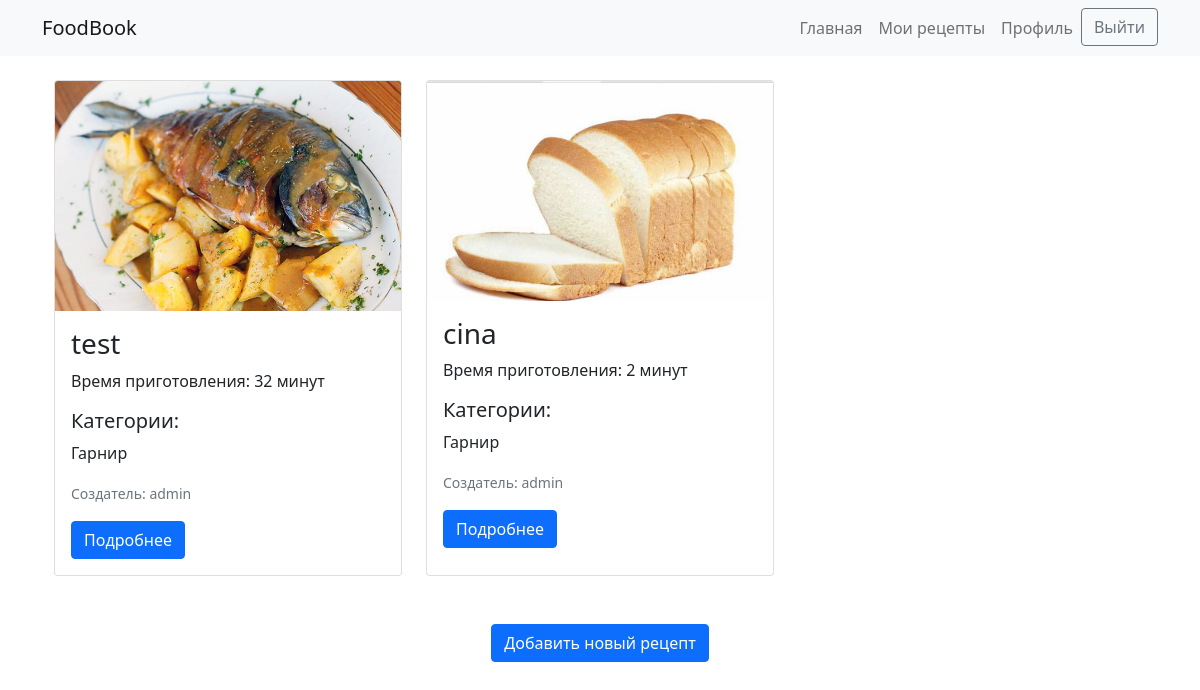
The page /recipe-and-product/my-recipts/ (signed in) on the database its author committed.
### RecipeAndProduct/models.py (models this page shows, shortened)
class Recipe(models.Model):
    name = models.CharField(max_length=30,blank=True)
    discription  = models.TextField(null=False,blank=True)
    cooking_steps = models.TextField(null=False,blank=True)
    cooking_time = models.PositiveSmallIntegerField(default=0)
    image_dish  = models.ImageField(null=True, blank=True, upload_to=image_path_name)
    catigory_recipe = models.ManyToManyField(CatigoryRecipe, related_name='catigory_recipe')
    products = models.ManyToManyField(Products, related_name='products')
    user = models.ForeignKey(User, on_delete=models.PROTECT)

class CatigoryRecipe(models.Model):
    name = models.CharField(max_length=50,blank=True)

### RecipeAndProduct/views.py (the view)
# urls.py: path('my-recipts/', UserRecipeListView.as_view(), name = 'my-recipt-list'),
class UserRecipeListView(UserPassesTestMixin,LoginRequiredMixin, ListView):
    def test_func(self):
        return self.request.user.groups.filter(name='Make_use_recipt').exists() or self.request.user.is_superuser
    template_name = "RecipeAndProduct/my_recipe_list.html"
    context_object_name = 'user_recipes'
    model = Recipe
    def get_queryset(self):
        return Recipe.objects.filter(user=self.request.user)

### RecipeAndProduct/templates/RecipeAndProduct/my_recipe_list.html (shortened to what this page needs)
{%extends 'RecipeAndProduct/base_R&P.html'%}
{% load cache %}
{% block body %}
    <section class="container">
    <div class="row">
        {% if user_recipes %}
            {%cache 300 myrecipe %}
            {% for recept in user_recipes %}
                <div class="col-md-4 mb-4">
                    <div class="card h-100">
                        {% if recept.image_dish %}
                            <img src="{{ recept.image_dish.url }}" class="card-img-top img-fluid" alt="{{ recept.name }}">
                        {% endif %}
                        <div class="card-body">
                            <h3 class="card-title">{{ recept.name }}</h3>
                            <p class="card-text">Время приготовления: {{ recept.cooking_time }} минут</p>
                            <p class="card-text">
                                <h5>Категории:</h5>
                                <ul class="list-unstyled">
                                    {% for cat in recept.catigory_recipe.all %}
                                        <li>{{ cat.name }}</li>
                                    {% endfor %}
                                </ul>
                            </p>
                            <p class="card-text"><small class="text-muted">Создатель: {{ recept.user }}</small></p>
                            <a href="{% url 'RecipeAndProduct:recipt-ditails' pk=recept.pk %}" class="btn btn-primary">Подробнее</a>
                        </div>
                    </div>
                </div>
            {% endfor %}
            {%endcache%}
        {% endif %}
    </div>
    {% if user.is_authenticated  %}
          {% if perms.ricipe.change_product  %}
                    <div class="row mt-4">
                        <div class="col-12 text-center">
                            <a href="{% url 'RecipeAndProduct:recipt-add' %}" class="btn btn-primary">Добавить новый рецепт</a>
                        </div>
                    </div>
         {% endif %}
    {% endif %}
</section>
{% endblock %}

### rows shown on the page
Recipe: image_dish (picture), name "test", cooking_time "32", user "admin"
CatigoryRecipe: name "Гарнир"
Recipe: image_dish (picture), name "cina", cooking_time "2", user "admin"
